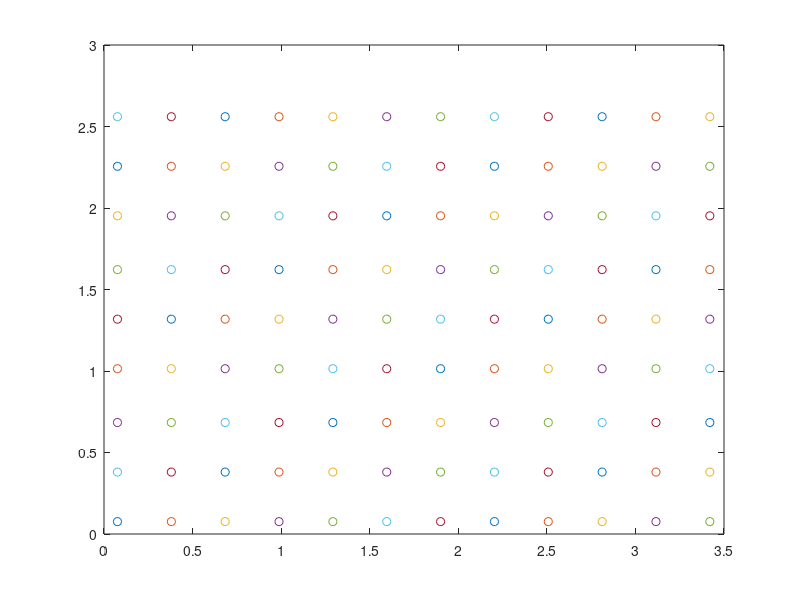

The MATLAB script that drew this image:
% add additional inputs after sensor if you want to
% Example:
% your_input = 1;
% estimate_pose_handle = @(sensor) estimate_pose(sensor, your_input);
% We will only call estimate_pose_handle in the test function.
% Note that unlike project 1 phase 3, thise will only create a function
% handle, but not run the function at all.
% 
% for j=1:size(data,2)
%     imshow(data(1,j).img)
%      M(j) = getframe;
% end
% movie(M)
a = 0.152;
b = 0.178;
 world  = cell(24,18);
for j=1:5
    for i = 1:24
        
        world{i,j} = [ (((i-1)*a + i*a)/2), (((j-1)*a +j*a )/2) ; 
            (i-1)*a,(j-1)*a; 
            i*a, (j-1)*a;
            i*a, j*a ;
            (i-1)*a,j*a];
    end 
 end

for j=6
    for i = 1:24
        
        world{i,j} = [ (((i-1)*a + i*a)/2), (((j-1)*a + ((j-1)*a +b) )/2) ;
            (i-1)*a,(j-1)*a; 
            i*a, (j-1)*a;
            i*a, (j-1)*a + b ;
            (i-1)*a,(j-1)*a + b];
    end 
end


for j=7:11
    for i = 1:24
        
       world{i,j} = [ (((i-1)*a + i*a)/2), (((j-2)*a +b +(j-1)*a +b)/2) ;
           (i-1)*a,(j-2)*a + b; 
            i*a, (j-2)*a + b;
            i*a, (j-1)*a + b ;
            (i-1)*a,(j-1)*a + b];
    end 
end

for j=12
    for i = 1:24
        
        world{i,j} = [ (((i-1)*a + i*a)/2), (((j-2)*a +(j-2)*a +3*b)/2) ;
            (i-1)*a,((j-2)*a +b); 
            i*a, ((j-2)*a +b );
            i*a, ((j-2)*a + 2*b) ;
            (i-1)*a,((j-2)*a + 2*b)];
   end
end
            
  

for j=13:18
    for i = 1:24
        
       world{i,j} = [ (((i-1)*a + i*a)/2), (((j-3)*a +(j-2)*a + 4*b)/2) ;
       (i-1)*a,(j-3)*a + 2*b; 
            i*a, (j-3)*a + 2*b;
            i*a, (j-2)*a + 2*b;
            (i-1)*a,(j-2)*a + 2*b];
    end 
end

 worldnew = world (1:2:24, 1:2: 18);
figure,
 axis([0 4 0 4])
 for i = 1:108
     
plot(worldnew{i}(1,1)',worldnew{i}(1,2)','o')
hold on
drawnow;
% pause(0.25)
 end
estimate_pose_handle = @(sensor) estimate_pose(sensor,worldnew);

